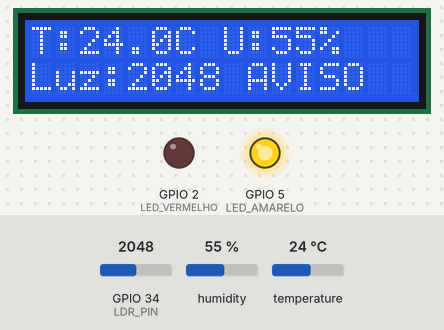
A sketch run on a simulated ESP32. Shown: 16×2 character LCD, output pins drawn as LEDs (lit = HIGH). Inputs (shaded band) come from the test bench; at power-on: temperature 24 °C, GPIO 34 (LDR_PIN) = 2048, humidity 55 %. What the sketch prints to the serial monitor is not drawn.

Above: at 3.2 s.
3.3 s: temperature set to 29.3 °C
At 4.4 s:
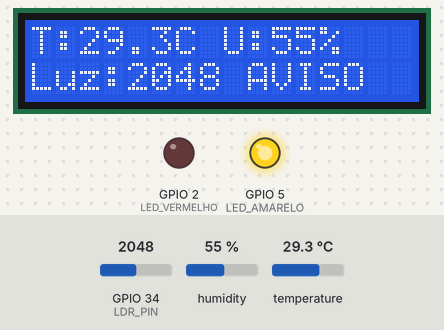
6.0 s: temperature set to 30.6 °C
At 7.3 s:
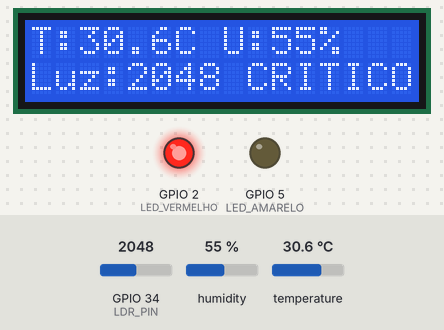
8.7 s: GPIO 34 (LDR_PIN) set to 1966
At 10.5 s:
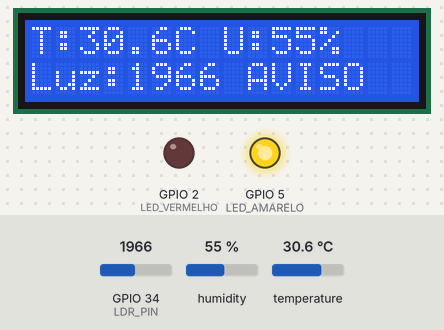
11.7 s: temperature set to 12 °C
At 13.2 s:
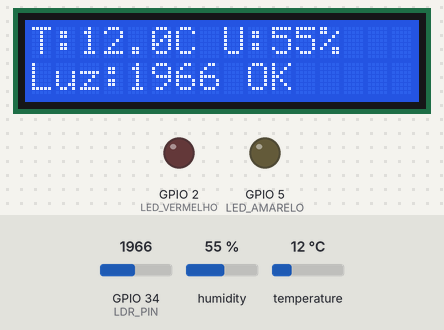
14.4 s: GPIO 34 (LDR_PIN) set to 2040
At 17.5 s:
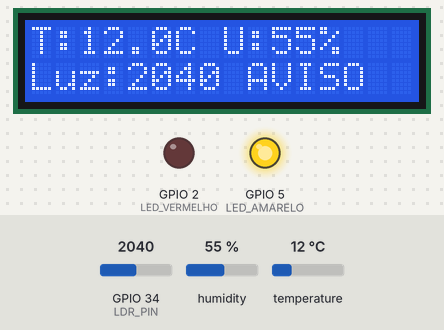
20.4 s: humidity set to 22 %
At 21.9 s:
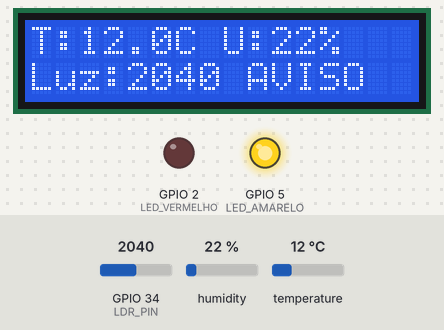
Timing chart, 0 to 23.4 s (numbered marks = the images above; inputs shaded):
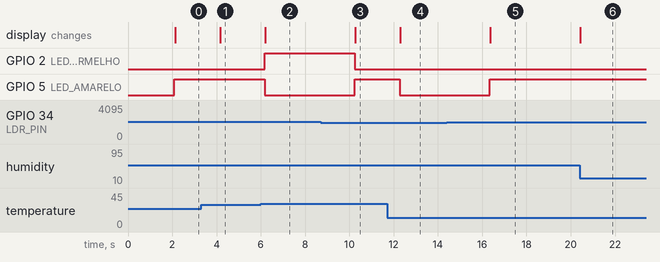

Measured:
- the behaviour switches between 30 and 30.1 °C on temperature (found by bisection; images 1 and 2)
- the behaviour switches between 2001 and 2000 on GPIO 34 (LDR_PIN) (found by bisection; images 2 and 3)
- after the input at 3.3 s, the display: changes after 0.86 s (image 1)
- after the input at 6.0 s, GPIO 2 (LED_VERMELHO): LOW → HIGH after 0.17 s; GPIO 5 (LED_AMARELO): HIGH → LOW after 0.17 s; the display: changes after 0.20 s (image 2)
- after the input at 8.7 s, GPIO 2 (LED_VERMELHO): HIGH → LOW after 1.5 s; GPIO 5 (LED_AMARELO): LOW → HIGH after 1.5 s; the display: changes after 1.6 s (image 3)
- after the input at 11.7 s, GPIO 5 (LED_AMARELO): HIGH → LOW after 0.58 s; the display: changes after 0.60 s (image 4)
- after the input at 14.4 s, GPIO 5 (LED_AMARELO): LOW → HIGH after 1.9 s; the display: changes after 2.0 s (image 5)
- after the input at 20.4 s, the display: changes at once (image 6)

The sketch:

urbansense_esp32.ino
```cpp
// ============================================================
//  UrbanSense - CP1
//  Nó sensor ESP32 com DHT22 + LDR + LEDs + LCD
//  Curso: Tecnólogo em IA - FIAP
//
//  NOTA: Este é o código base do CP1, evoluído no CP2
//  para incluir conectividade WiFi e MQTT.
//  Consulte urbansense_cp2.ino para a versão completa.
// ============================================================

#include <DHT.h>
#include <LiquidCrystal_I2C.h>

// ── Pinos ───────────────────────────────────────────────────
#define DHTPIN        4
#define DHTTYPE       DHT22
#define LDR_PIN       34
#define LED_AMARELO   5
#define LED_VERMELHO  2

// ── Limiares ────────────────────────────────────────────────
const float TEMP_LIMITE = 30.0;
const int   LUZ_LIMITE  = 2000;

// ── Objetos ─────────────────────────────────────────────────
DHT               dht(DHTPIN, DHTTYPE);
LiquidCrystal_I2C lcd(0x27, 16, 2);

String avaliarStatus(float temp, int luz) {
  bool tempAlta = temp > TEMP_LIMITE;
  bool luzAlta  = luz  > LUZ_LIMITE;
  if (tempAlta && luzAlta) return "CRITICO";
  if (tempAlta || luzAlta) return "AVISO";
  return "OK";
}

void acionarLEDs(String status) {
  if (status == "CRITICO") {
    digitalWrite(LED_VERMELHO, HIGH);
    digitalWrite(LED_AMARELO, LOW);
  } else if (status == "AVISO") {
    digitalWrite(LED_VERMELHO, LOW);
    digitalWrite(LED_AMARELO, HIGH);
  } else {
    digitalWrite(LED_VERMELHO, LOW);
    digitalWrite(LED_AMARELO, LOW);
  }
}

void atualizarLCD(float temp, float umid, int luz, String status) {
  lcd.clear();
  lcd.setCursor(0, 0);
  lcd.print("T:");
  lcd.print(temp, 1);
  lcd.print("C U:");
  lcd.print((int)umid);
  lcd.print("%");
  lcd.setCursor(0, 1);
  lcd.print("Luz:");
  lcd.print(luz);
  lcd.print(" ");
  lcd.print(status);
}

void setup() {
  Serial.begin(115200);
  Serial.println("========================================");
  Serial.println("  UrbanSense CP1 - Iniciando sistema   ");
  Serial.println("========================================");

  pinMode(LED_AMARELO,  OUTPUT);
  pinMode(LED_VERMELHO, OUTPUT);

  lcd.init();
  lcd.backlight();
  lcd.setCursor(0, 0);
  lcd.print("UrbanSense CP1");
  lcd.setCursor(0, 1);
  lcd.print("Iniciando...");

  dht.begin();
  delay(2000);
}

void loop() {
  float temp = dht.readTemperature();
  float umid = dht.readHumidity();
  int   luz  = analogRead(LDR_PIN);

  if (isnan(temp) || isnan(umid)) {
    Serial.println("[ERRO] Falha na leitura do DHT22!");
    return;
  }

  String status = avaliarStatus(temp, luz);

  // Log Serial em CSV
  Serial.print(temp); Serial.print(",");
  Serial.print(umid); Serial.print(",");
  Serial.print(luz);  Serial.print(",");
  Serial.println(status);

  acionarLEDs(status);
  atualizarLCD(temp, umid, luz, status);

  delay(2000);
}
```
